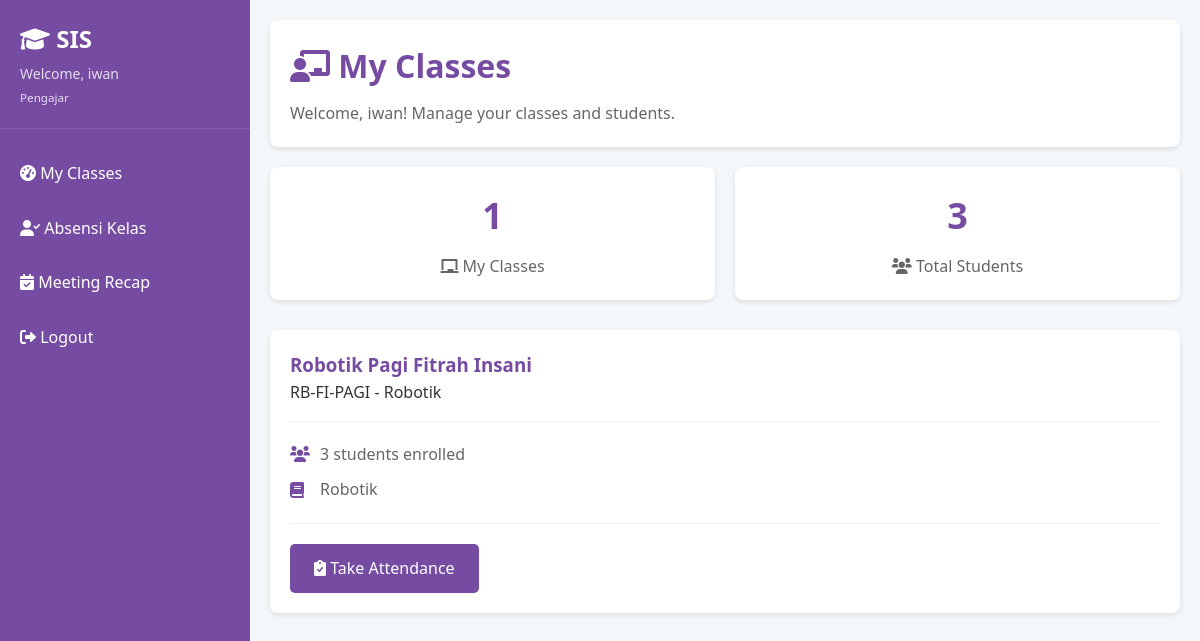
/teacher/dashboard (signed in), run on the app's committed database.
### tables this page shows
CREATE TABLE User (
            id INTEGER PRIMARY KEY AUTOINCREMENT,
            username TEXT UNIQUE NOT NULL,
            password TEXT NOT NULL,
            role TEXT NOT NULL CHECK (role IN ('admin', 'pengajar', 'siswa'))
        );

CREATE TABLE Kelas (
            id INTEGER PRIMARY KEY AUTOINCREMENT,
            kode_kelas TEXT NOT NULL UNIQUE,
            nama_kelas TEXT NOT NULL,
            program_id INTEGER,
            sekolah_id INTEGER,
            pengajar_id INTEGER,
            waktu_mulai TEXT NOT NULL,
            waktu_akhir TEXT NOT NULL,
            hari TEXT NOT NULL,
            tanggal_mulai TEXT NOT NULL,
            FOREIGN KEY (program_id) REFERENCES Program(id),
            FOREIGN KEY (sekolah_id) REFERENCES Sekolah(id),
            FOREIGN KEY (pengajar_id) REFERENCES Pengajar(id)
        );

### app.py (the view)
@app.route('/teacher/dashboard')
@role_required('pengajar')
def teacher_dashboard():
    db = get_db()
    teacher = db.execute('SELECT id FROM Pengajar WHERE user_id = ?', (session['user_id'],)).fetchone()
    if not teacher:
        flash('Profil pengajar tidak ditemukan', 'error')
        return redirect(url_for('logout'))
    classes = db.execute('''
        SELECT
            k.id,
            k.kode_kelas,
            k.nama_kelas,
            prg.nama_program,
            COUNT(ks.siswa_id) as jumlah_siswa
        FROM Kelas k
        LEFT JOIN Program prg ON k.program_id = prg.id
        LEFT JOIN KelasSiswa ks ON k.id = ks.kelas_id
        WHERE k.pengajar_id = ?
        GROUP BY k.id
        ORDER BY k.nama_kelas
    ''', (teacher['id'],)).fetchall()
    return render_template('teacher_dashboard.html', classes=classes)

### app.py (called while the page is built)
def get_db():
    if 'db' not in g:
        g.db = sqlite3.connect(DATABASE, detect_types=sqlite3.PARSE_DECLTYPES)
        g.db.row_factory = sqlite3.Row
    return g.db

def role_required(role):
    def decorator(f):
        @wraps(f)
        def decorated_function(*args, **kwargs):
            if 'user_id' not in session:
                return redirect(url_for('login'))
            db = get_db()
            user = db.execute('SELECT role FROM User WHERE id = ?', (session['user_id'],)).fetchone()
            if not user or user['role'] != role:
                flash('Akses ditolak. Anda tidak memiliki izin.', 'error')
                return redirect(url_for('login'))
            return f(*args, **kwargs)
        return decorated_function
    return decorator

### templates/teacher_dashboard.html (shortened to what this page needs)
{% extends "layout.html" %}
{% block content %}
<div class="content-header">
    <h1><i class="fas fa-chalkboard-teacher"></i> My Classes</h1>
    <p>Welcome, {{ session.username }}! Manage your classes and students.</p>
</div>
<div class="stats-grid">
    <div class="stat-card">
        <h3>{{ classes|length }}</h3>
        <p><i class="fas fa-chalkboard"></i> My Classes</p>
    </div>
    <div class="stat-card">
        <h3>{{ classes|sum(attribute='jumlah_siswa') }}</h3>
        <p><i class="fas fa-users"></i> Total Students</p>
    </div>
</div>
<div class="card-grid">
    {% if classes %}
        {% for class in classes %}
        <div class="card">
            <div class="card-header">
                <h3>{{ class.nama_kelas }}</h3>
                <p>{{ class.kode_kelas }} - {{ class.nama_program }}</p>
            </div>
            <div class="class-info">
                <div class="info-item">
                    <i class="fas fa-users"></i>
                    <span>{{ class.jumlah_siswa }} students enrolled</span>
                </div>
                <div class="info-item">
                    <i class="fas fa-book"></i>
                    <span>{{ class.nama_program }}</span>
                </div>
            </div>
            <div class="card-actions">
                <a href="{{ url_for('absensi_kelas', kelas_id=class.id) }}" class="btn btn-primary">
                    <i class="fas fa-clipboard-check"></i> Take Attendance
                </a>
            </div>
        </div>
        {% endfor %}
    {% endif %}
</div>
{% endblock %}

### templates/layout.html (shortened to what this page needs)
<!DOCTYPE html>
<html lang="en">
<head>
    <link rel="stylesheet" href="{{ url_for('static', filename='style.css') }}">
    <link href="https://cdnjs.cloudflare.com/ajax/libs/font-awesome/6.0.0/css/all.min.css" rel="stylesheet">
</head>
<body>
    <div class="dashboard">
        <div class="sidebar">
            <div class="sidebar-header">
                <h3><i class="fas fa-graduation-cap"></i> SIS</h3>
                <div class="user-info">
                    Welcome, {{ session.username }}<br>
                    <small>{{ session.role.title() }}</small>
                </div>
            </div>
            <ul class="sidebar-nav">
                {% if session.role == 'admin' %}
                    <li><a href="{{ url_for('admin_dashboard') }}"><i class="fas fa-tachometer-alt"></i> Dashboard</a></li>
                    <li><a href="{{ url_for('admin_manage_data', tipe='sekolah') }}"><i class="fas fa-school"></i> Data Sekolah</a></li>
                    <li><a href="{{ url_for('admin_manage_data', tipe='pengajar') }}"><i class="fas fa-chalkboard-teacher"></i> Data Pengajar</a></li>
                    <li><a href="{{ url_for('admin_manage_data', tipe='siswa') }}"><i class="fas fa-users"></i> Data Siswa</a></li>
                    <li><a href="{{ url_for('admin_manage_data', tipe='program') }}"><i class="fas fa-book"></i> Data Program</a></li>
                    <li style="padding: 10px 20px; color: rgba(255,255,255,0.5); font-size: 14px; margin-top: 10px; border-top: 1px solid rgba(255,255,255,0.1);">
                        INPUT DATA BARU
                    </li>
                    <li><a href="{{ url_for('input_sekolah') }}"><i class="fas fa-plus-circle"></i> Input Sekolah</a></li>
                    <li><a href="{{ url_for('input_pengajar') }}"><i class="fas fa-plus-circle"></i> Input Pengajar</a></li>
                    <li><a href="{{ url_for('input_siswa') }}"><i class="fas fa-plus-circle"></i> Input Siswa</a></li>
                    <li><a href="{{ url_for('input_materi') }}"><i class="fas fa-plus-circle"></i> Input Materi</a></li>
                    <li><a href="{{ url_for('admin_jadwal_pengajar') }}"><i class="fas fa-calendar-alt"></i> Input Jadwal Pengajar</a></li>
                    <li><a href="{{ url_for('admin_kelola_sesi') }}"><i class="fas fa-users-cog"></i> Kelola Sesi & Absensi</a></li>
                    <li><a href="{{ url_for('pengelompokan_kelas') }}"><i class="fas fa-users-cog"></i> Buat & Kelompokkan Kelas</a></li>
                    <li style="padding: 10px 20px; color: rgba(255,255,255,0.5); font-size: 14px; margin-top: 10px; border-top: 1px solid rgba(255,255,255,0.1);">
                        LAPORAN
                    </li>
                    <li><a href="{{ url_for('admin_teacher_meetings') }}"><i class="fas fa-chart-bar"></i> Laporan Absen Pengajar</a></li>
                    <li><a href="{{ url_for('admin_laporan_gaji') }}"><i class="fas fa-file-invoice-dollar"></i> Laporan & Gaji</a></li>
                {% elif session.role == 'pengajar' %}
                    <li><a href="{{ url_for('teacher_dashboard') }}"><i class="fas fa-tachometer-alt"></i> My Classes</a></li>
                    <li><a href="{{ url_for('pilih_kelas_absensi') }}"><i class="fas fa-user-check"></i> Absensi Kelas</a></li>
                    <li><a href="{{ url_for('teacher_meeting_recap') }}"><i class="fas fa-calendar-check"></i> Meeting Recap</a></li>
                {% elif session.role == 'siswa' %}
                    <li><a href="{{ url_for('student_portfolio') }}"><i class="fas fa-chart-line"></i> My Portfolio</a></li>
                {% endif %}
                <li><a href="{{ url_for('logout') }}"><i class="fas fa-sign-out-alt"></i> Logout</a></li>
            </ul>
        </div>
        <div class="main-content">
            {% block content %}{% endblock %}
        </div>
    </div>
</body>
</html>

### static/style.css (style rules this page uses)
* { margin: 0; padding: 0; box-sizing: border-box; }
body { font-family: 'Segoe UI', Tahoma, Geneva, Verdana, sans-serif; background-color: #f4f7fa; color: #333; line-height: 1.6; }
.btn { display: inline-block; padding: 12px 24px; border: none; border-radius: 5px; cursor: pointer; text-decoration: none; text-align: center; font-size: 16px; font-weight: 500; transition: all 0.3s ease; }
.btn-primary { background-color: #764ba2; color: white; }
.dashboard { display: flex; min-height: 100vh; }
.sidebar { width: 250px; background: linear-gradient(135deg, #764ba2 0%, #764ba2 100%); color: white; padding: 20px 0; position: fixed; height: 100vh; overflow-y: auto; }
.sidebar-header { padding: 0 20px 20px; border-bottom: 1px solid rgba(255, 255, 255, 0.1); margin-bottom: 20px; }
.sidebar-header h3 { font-size: 24px; margin-bottom: 5px; }
.sidebar-header .user-info { font-size: 14px; opacity: 0.8; }
.sidebar-nav { list-style: none; }
.sidebar-nav li { margin-bottom: 5px; }
.sidebar-nav a { display: block; padding: 12px 20px; color: white; text-decoration: none; transition: background-color 0.3s ease; }
.main-content { flex: 1; margin-left: 250px; padding: 20px; }
.content-header { background: white; padding: 20px; border-radius: 8px; margin-bottom: 20px; box-shadow: 0 2px 5px rgba(0, 0, 0, 0.1); }
.content-header h1 { color: #764ba2; margin-bottom: 10px; }
.content-header p { color: #666; margin: 0; }
.card { background: white; border-radius: 8px; padding: 20px; margin-bottom: 20px; box-shadow: 0 2px 5px rgba(0, 0, 0, 0.1); }
.card-header { border-bottom: 1px solid #eee; padding-bottom: 15px; margin-bottom: 20px; }
.card-header h3 { color: #764ba2; margin: 0; }
.card-grid { display: grid; grid-template-columns: repeat(auto-fit, minmax(300px, 1fr)); gap: 20px; }
.stats-grid { display: grid; grid-template-columns: repeat(auto-fit, minmax(250px, 1fr)); gap: 20px; margin-bottom: 30px; }
.stat-card { background: white; padding: 20px; border-radius: 8px; text-align: center; box-shadow: 0 2px 5px rgba(0, 0, 0, 0.1); }
.stat-card h3 { font-size: 36px; color: #764ba2; margin-bottom: 10px; }
.stat-card p { color: #666; margin: 0; }

### templates/teacher_dashboard.html (style rules this page uses)
.class-info { margin: 20px 0; }
.info-item { display: flex; align-items: center; gap: 10px; margin-bottom: 10px; color: #666; }
.info-item i { width: 20px; color: #764ba2; }
.card-actions { margin-top: 20px; padding-top: 20px; border-top: 1px solid #eee; }

### data on the page
User: username "iwan", role "Pengajar"
Kelas: nama_kelas "Robotik Pagi Fitrah Insani", kode_kelas "RB-FI-PAGI", nama_program "Robotik", jumlah_siswa "3"

### other printed values
{{ classes|length }} "1"
{{ classes|sum(attribute='jumlah_siswa') }} "3"
